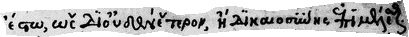
#> input picture data/calamari_pack_greek/test/Grec_1360_CONSTANTINUS_Harmenopulus_btv1b10721710m_6_12.jpg, 409 x 37 px; its folder holds only this picture in this run
$ python -i augmentation.py   (imports and definitions only)
#> lines starting #> are read from the running program, lines starting #| are printed output that depends on the picture; after the words box and inside, x2 and y2 are one past the last pixel; in counts of white or black regions, pixels touching at a corner belong together
"""Random, print-aware line-image augmentation for the Calamari recognizer.

Pool operations are tagged light / mild / heavy. Each training copy uses one
strength from the fixed 5-copy scheme (two easy, two mild, one hard).

light: small photometric or geometric change; script polarity stays the same.
mild: visible distortion or dirt; the line is still gray and readable.
heavy: domain change or strong geometry (invert, binarize, perspective).
"""

from __future__ import annotations

import random
from collections.abc import Callable

import cv2
import numpy
from torch import Tensor


SYRIAC_CONDENSED_PX_PER_CHAR = 13.0
SYRIAC_CONDENSED_WIDTH_SCALE_RANGE = (1.0, 2.0)
SYRIAC_SPACED_WIDTH_SCALE_RANGE = (0.5, 1.5)


# [114 lines left out: functions jitter_syriac_line_width, scale_line_width, augment_grayscale_line, augment_legacy_line_image, _augment_width_major, _apply_strength and 1 more, not called in this run]


def _line_pad(image: numpy.ndarray) -> numpy.ndarray:
    """light: pad along the line with empty background."""
    return _random_pad(image, (0, max(2, image.shape[1] * 2)))


# [33 lines left out: functions _random_pad, _random_rotate, _smooth_elastic_distortion, not called in this run]


def _printlike_degradation(image: numpy.ndarray) -> numpy.ndarray:
    """mild: paper texture, blotches, and uneven ink (ocrodeg-style)."""
    return _printlike_multiscale(image, blur=1.0, inverted=True)


# [5 lines left out: function _camera_degradation, not called in this run]


def _adjust_brightness(image: numpy.ndarray) -> numpy.ndarray:
    """light: global brightness 0.75–1.25."""
    return image * random.uniform(0.75, 1.25)


# [46 lines left out: functions _adjust_contrast, _jpeg_compression, _pixelate, _other_blur, not called in this run]


def _image_processing(image: numpy.ndarray) -> numpy.ndarray:
    """mild wrapper: autocontrast / sharpen (light) or equalize / posterize (mild)."""
    return random.choice((_autocontrast, _equalize_histogram, _sharpen, _posterize))(image)


# [138 lines left out: functions _autocontrast, _equalize_histogram, _sharpen, _posterize, _stroke_morphology, _warp_width_major and 5 more, not called in this run]


def _paper_field(image: numpy.ndarray, field: numpy.ndarray) -> numpy.ndarray:
    paper = 1.0 - image
    return 1.0 - numpy.clip(paper * field, 0.0, 1.0)


# [51 lines left out: functions _illumination_gradient, _vignette, _ruled_lines, _ink_fade, not called in this run]


def _binarize(image: numpy.ndarray) -> numpy.ndarray:
    """heavy: drop gray levels via Otsu, Sauvola-like, or a random threshold."""
    return random.choice((_binarize_otsu, _binarize_sauvola, _binarize_random))(image)


# [16 lines left out: functions _binarize_otsu, _binarize_sauvola, not called in this run]


def _binarize_random(image: numpy.ndarray) -> numpy.ndarray:
    """heavy: hard threshold in 0.35–0.65 (ink space)."""
    return (image > random.uniform(0.35, 0.65)).astype(numpy.float32)


def _invert(image: numpy.ndarray) -> numpy.ndarray:
    """heavy: swap polarity (white-on-black after the outer invert)."""
    return 1.0 - image


# [51 lines left out: functions _gaussian_noise, _poisson_noise, _salt_pepper, _bounded_gaussian_noise, _distort_with_noise, not called in this run]


def _random_blotches(image: numpy.ndarray, foreground: float, background: float) -> numpy.ndarray:
    fg = _random_blobs(image.shape[:2], foreground, 10)
    bg = _random_blobs(image.shape[:2], background, 10)
    return numpy.minimum(numpy.maximum(image, fg), 1 - bg)


def _random_blobs(shape: tuple[int, int], density: float, size: int) -> numpy.ndarray:
    width, height = shape
    count = max(1, int(density * width * height))
    mask = numpy.zeros((width, height), numpy.uint8)
    for _ in range(count):
        mask[random.randint(0, width - 1), random.randint(0, height - 1)] = 1
    distance = cv2.distanceTransform(1 - mask, cv2.DIST_L2, 3)
    mask = numpy.array(distance < size, dtype=numpy.float32)
    mask = cv2.GaussianBlur(mask, (0, 0), sigmaX=size / 4, borderType=cv2.BORDER_REFLECT)
    mask -= mask.min()
    maximum = float(mask.max())
    if maximum:
        mask /= maximum
    noise = cv2.GaussianBlur(
        numpy.random.rand(width, height),
        (0, 0),
        sigmaX=size / 4,
        borderType=cv2.BORDER_REFLECT,
    )
    noise -= noise.min()
    maximum = float(noise.max())
    if maximum:
        noise /= maximum
    return numpy.array(mask * noise > 0.5, dtype=numpy.float32)


def _make_multiscale_noise_uniform(
    shape: tuple[int, int], *, scale_range: tuple[float, float] = (1.0, 100.0)
) -> numpy.ndarray:
    minimum, maximum = numpy.log10(scale_range)
    scales = numpy.random.uniform(size=4)
    scales = numpy.add.accumulate(scales)
    scales -= scales.min()
    scales /= scales.max()
    scales = 10 ** (scales * (maximum - minimum) + minimum)
    weights = 2.0 * numpy.random.uniform(size=4)
    result = _make_noise_at_scale(shape, scales[0]) * weights[0]
    for scale, weight in zip(scales, weights, strict=True):
        result += _make_noise_at_scale(shape, scale) * weight
    result -= result.min()
    result /= result.max()
    return result


def _make_noise_at_scale(shape: tuple[int, int], scale: float) -> numpy.ndarray:
    width, height = shape
    source = numpy.random.rand(int(width / scale + 1), int(height / scale + 1))
    noise = cv2.resize(source, None, fx=scale, fy=scale, interpolation=cv2.INTER_CUBIC)
    return noise[:width, :height]


def _printlike_multiscale(
    image: numpy.ndarray,
    *,
    blur: float,
    inverted: bool,
) -> numpy.ndarray:
    selector = image if inverted else 1 - image
    selector = _random_blotches(selector, 3 * 5e-5, 5e-5)
    paper = 0.8 + 0.2 * _make_multiscale_noise_uniform(image.shape[:2])
    ink = 0.2 * _make_multiscale_noise_uniform(image.shape[:2])
    blurred = (
        cv2.GaussianBlur(selector, (0, 0), sigmaX=blur, borderType=cv2.BORDER_REFLECT) + selector
    ) / 2
    printed = blurred * ink + (1 - blurred) * paper
    return 1 - printed if inverted else printed

>>> import cv2
>>> picture = cv2.imread('../../../data/calamari_pack_greek/test/Grec_1360_CONSTANTINUS_Harmenopulus_btv1b10721710m_6_12.jpg', cv2.IMREAD_GRAYSCALE)
#> picture is the input picture: shape (37, 409); min 0, max 255, mean 191.6
>>> result = _printlike_degradation(picture)
#> in _random_blotches, `return numpy.minimum(numpy.maximum(image, fg), 1 - bg)`:
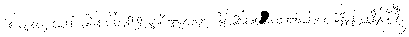
#> returned value: shape (37, 409) float32; values 0 (black) and 1 (white), 97.1% white; black in thin lines or dots, all inside (x1, y1, x2, y2) = (5, 4, 406, 34)
#> in _printlike_multiscale, `blurred = ( cv2.GaussianBlur(selector, (0, 0), sigmaX=blur, borderType..`:
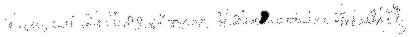
#> blurred: shape (37, 409) float32; min 0.00023, max 1, mean 0.971
#> in _printlike_multiscale, `printed = blurred * ink + (1 - blurred) * paper`:
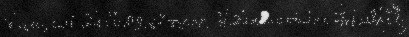
#> printed: shape (37, 409) float64; min 0, max 0.917, mean 0.122
#> in _printlike_multiscale, `return 1 - printed if inverted else printed`:
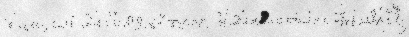
#> returned value: shape (37, 409) float64; min 0.0831, max 1, mean 0.878

$ run again, on data/calamari_pack_greek/test/Grec_1360_CONSTANTINUS_Harmenopulus_btv1b10721710m_6_22.jpg
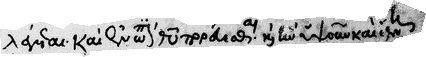
#> input picture data/calamari_pack_greek/test/Grec_1360_CONSTANTINUS_Harmenopulus_btv1b10721710m_6_22.jpg, 426 x 57 px
#> picture is the input picture: shape (57, 426); min 0, max 255, mean 211.1
#> in _random_blotches, `return numpy.minimum(numpy.maximum(image, fg), 1 - bg)`:
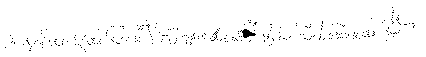
#> returned value: shape (57, 426) float32; values 0 (black) and 1 (white), 98.1% white; black in thin lines or dots, all inside (x1, y1, x2, y2) = (5, 7, 415, 52)
#> in _printlike_multiscale, `return 1 - printed if inverted else printed`:
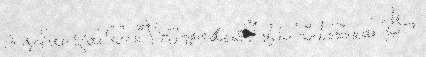
#> returned value: shape (57, 426) float64; min 0.161, max 1, mean 0.89

$ run again, on data/calamari_pack_greek/test/Grec_1360_CONSTANTINUS_Harmenopulus_btv1b10721710m_7_20.jpg
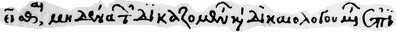
#> input picture data/calamari_pack_greek/test/Grec_1360_CONSTANTINUS_Harmenopulus_btv1b10721710m_7_20.jpg, 396 x 32 px
#> picture is the input picture: shape (32, 396); min 0, max 255, mean 202.4
#> in _random_blotches, `return numpy.minimum(numpy.maximum(image, fg), 1 - bg)`:
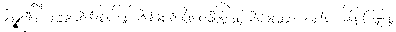
#> returned value: shape (32, 396) float32; values 0 (black) and 1 (white), 97.6% white; black in thin lines or dots
#> in _printlike_multiscale, `return 1 - printed if inverted else printed`:
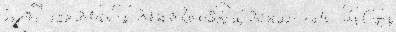
#> returned value: shape (32, 396) float64; min 0.179, max 1, mean 0.879

$ run again, on data/calamari_pack_greek/test/Grec_1360_CONSTANTINUS_Harmenopulus_btv1b10721710m_8_16.jpg
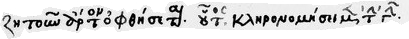
#> input picture data/calamari_pack_greek/test/Grec_1360_CONSTANTINUS_Harmenopulus_btv1b10721710m_8_16.jpg, 409 x 39 px
#> picture is the input picture: shape (39, 409); min 0, max 255, mean 217.8
#> in _random_blotches, `return numpy.minimum(numpy.maximum(image, fg), 1 - bg)`:
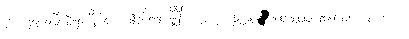
#> returned value: shape (39, 409) float32; values 0 (black) and 1 (white), 98.2% white; 123 black regions (122 under 20 px), largest, box (x1, y1, x2, y2) and area: (257, 10, 269, 26) 105
#> in _printlike_multiscale, `return 1 - printed if inverted else printed`:
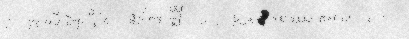
#> returned value: shape (39, 409) float64; min 0.0703, max 1, mean 0.884
